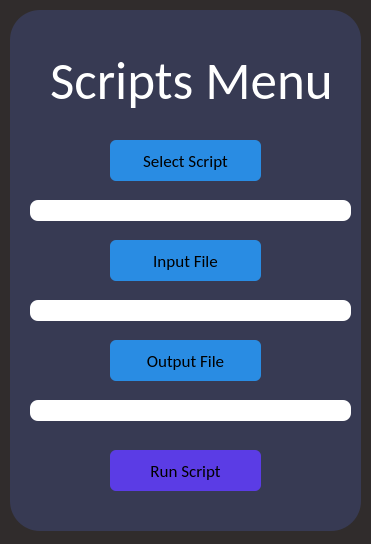
<?xml version="1.0" encoding="UTF-8"?>
<ui version="4.0">
 <class>scriptWindow</class>
 <widget class="QWidget" name="scriptWindow">
  <property name="geometry">
   <rect>
    <x>0</x>
    <y>0</y>
    <width>371</width>
    <height>544</height>
   </rect>
  </property>
  <property name="windowTitle">
   <string>Form</string>
  </property>
  <property name="styleSheet">
   <string notr="true">background-color: rgb(48, 44, 44);</string>
  </property>
  <widget class="QWidget" name="scriptWidget" native="true">
   <property name="geometry">
    <rect>
     <x>10</x>
     <y>10</y>
     <width>351</width>
     <height>521</height>
    </rect>
   </property>
   <property name="styleSheet">
    <string notr="true">background-color: rgb(55, 58, 83);
border-radius: 30px</string>
   </property>
   <widget class="QLabel" name="label_4">
    <property name="geometry">
     <rect>
      <x>40</x>
      <y>40</y>
      <width>341</width>
      <height>61</height>
     </rect>
    </property>
    <property name="font">
     <font>
      <family>Calibri</family>
      <pointsize>40</pointsize>
     </font>
    </property>
    <property name="styleSheet">
     <string notr="true">color: rgb(255, 255, 255);
background-color: rgba(255, 255, 255, 0);</string>
    </property>
    <property name="text">
     <string>Scripts Menu</string>
    </property>
   </widget>
   <widget class="QLineEdit" name="scriptEdit">
    <property name="geometry">
     <rect>
      <x>20</x>
      <y>190</y>
      <width>321</width>
      <height>21</height>
     </rect>
    </property>
    <property name="font">
     <font>
      <family>Calibri</family>
      <pointsize>8</pointsize>
     </font>
    </property>
    <property name="styleSheet">
     <string notr="true">background-color: rgb(255, 255, 255);
border-radius: 8px</string>
    </property>
    <property name="text">
     <string/>
    </property>
   </widget>
   <widget class="QPushButton" name="selectBtn">
    <property name="geometry">
     <rect>
      <x>100</x>
      <y>130</y>
      <width>151</width>
      <height>41</height>
     </rect>
    </property>
    <property name="font">
     <font>
      <family>Calibri</family>
      <pointsize>13</pointsize>
      <weight>50</weight>
      <italic>false</italic>
      <bold>false</bold>
      <underline>false</underline>
      <stylestrategy>PreferAntialias</stylestrategy>
     </font>
    </property>
    <property name="styleSheet">
     <string notr="true">background-color: rgb(41, 140, 227);
border-radius: 6px</string>
    </property>
    <property name="text">
     <string>Select Script</string>
    </property>
   </widget>
   <widget class="QPushButton" name="inputBtn">
    <property name="geometry">
     <rect>
      <x>100</x>
      <y>230</y>
      <width>151</width>
      <height>41</height>
     </rect>
    </property>
    <property name="font">
     <font>
      <family>Calibri</family>
      <pointsize>13</pointsize>
      <weight>50</weight>
      <italic>false</italic>
      <bold>false</bold>
      <underline>false</underline>
      <stylestrategy>PreferAntialias</stylestrategy>
     </font>
    </property>
    <property name="styleSheet">
     <string notr="true">background-color: rgb(41, 140, 227);
border-radius: 6px</string>
    </property>
    <property name="text">
     <string>Input File</string>
    </property>
   </widget>
   <widget class="QLineEdit" name="inputEdit">
    <property name="geometry">
     <rect>
      <x>20</x>
      <y>290</y>
      <width>321</width>
      <height>21</height>
     </rect>
    </property>
    <property name="font">
     <font>
      <family>Calibri</family>
      <pointsize>8</pointsize>
     </font>
    </property>
    <property name="styleSheet">
     <string notr="true">background-color: rgb(255, 255, 255);
border-radius: 8px</string>
    </property>
    <property name="text">
     <string/>
    </property>
   </widget>
   <widget class="QLineEdit" name="outputEdit">
    <property name="geometry">
     <rect>
      <x>20</x>
      <y>390</y>
      <width>321</width>
      <height>21</height>
     </rect>
    </property>
    <property name="font">
     <font>
      <family>Calibri</family>
      <pointsize>8</pointsize>
     </font>
    </property>
    <property name="styleSheet">
     <string notr="true">background-color: rgb(255, 255, 255);
border-radius: 8px</string>
    </property>
    <property name="text">
     <string/>
    </property>
   </widget>
   <widget class="QPushButton" name="outputBtn">
    <property name="geometry">
     <rect>
      <x>100</x>
      <y>330</y>
      <width>151</width>
      <height>41</height>
     </rect>
    </property>
    <property name="font">
     <font>
      <family>Calibri</family>
      <pointsize>13</pointsize>
      <weight>50</weight>
      <italic>false</italic>
      <bold>false</bold>
      <underline>false</underline>
      <stylestrategy>PreferAntialias</stylestrategy>
     </font>
    </property>
    <property name="styleSheet">
     <string notr="true">background-color: rgb(41, 140, 227);
border-radius: 6px</string>
    </property>
    <property name="text">
     <string>Output File</string>
    </property>
   </widget>
   <widget class="QPushButton" name="runBtn">
    <property name="geometry">
     <rect>
      <x>100</x>
      <y>440</y>
      <width>151</width>
      <height>41</height>
     </rect>
    </property>
    <property name="font">
     <font>
      <family>Calibri</family>
      <pointsize>13</pointsize>
      <weight>50</weight>
      <italic>false</italic>
      <bold>false</bold>
      <underline>false</underline>
      <stylestrategy>PreferAntialias</stylestrategy>
     </font>
    </property>
    <property name="styleSheet">
     <string notr="true">
background-color: rgb(91, 60, 229);
border-radius: 6px</string>
    </property>
    <property name="text">
     <string>Run Script</string>
    </property>
   </widget>
  </widget>
 </widget>
 <resources/>
 <connections/>
</ui>
